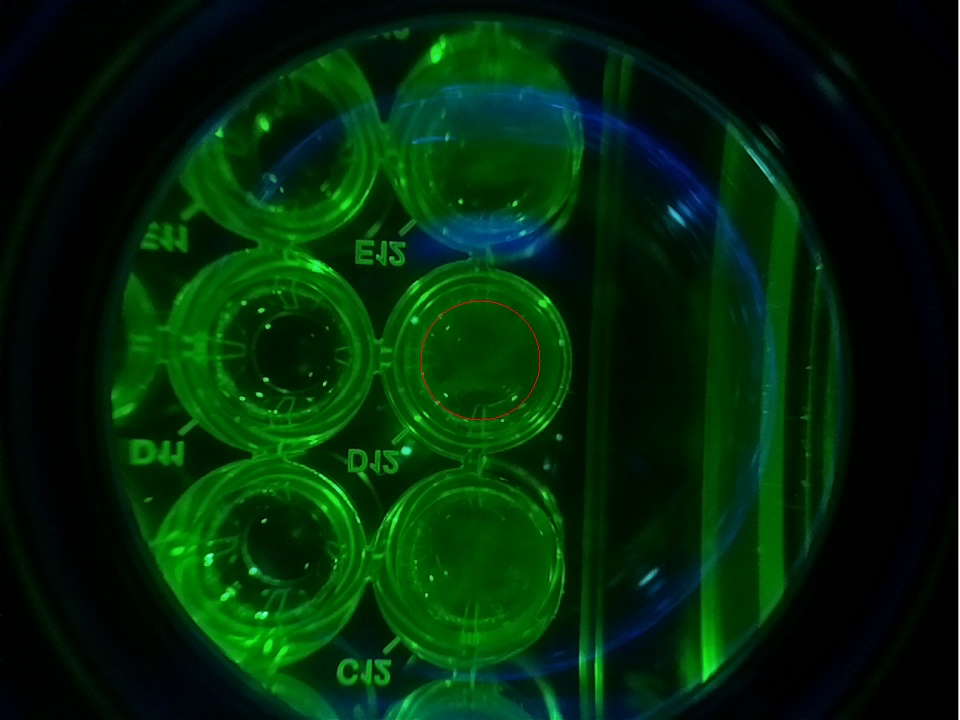
#> input picture OPTICS/20210117-BSA-T1/4/raw/IMG_20210119-003128.jpg, 960 x 720 px; its folder holds only this picture in this run
$ python bright_pixel_calculation.py
#> lines starting #> are read from the running program, lines starting #| are printed output that depends on the picture
import numpy as np
import cv2
from PIL import Image
import math
from imutils import paths
from mpl_toolkits.mplot3d import Axes3D
import matplotlib.pyplot as plt
from matplotlib import cm
from matplotlib.ticker import LinearLocator, FormatStrFormatter
import seaborn as sns
sns.set()

# threshold for the distribution threshold
threshold= 60
imagePathString = "./20210117-BSA-T1/4/raw/"
imagePaths=sorted(list(paths.list_images(imagePathString)))

for imagePath in imagePaths:
    imageName = imagePath[-23:-4]
    # print(imageName)

    # Load an color image
    img = cv2.imread(imagePath)
#> img is the input picture: shape (720, 960, 3); mean B, G, R 9.7, 40.1, 2.6

    # Convert cv image to pil
    img_pil = cv2.cvtColor(img, cv2.COLOR_BGR2RGB)
    data_focus = img_pil[360 - 60 * 2:360 + 60 * 2, 480 - 60 * 2:480 + 60 * 2, :]
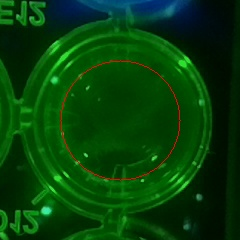
#> data_focus: shape (240, 240, 3); mean R, G, B 5.2, 64.1, 9.5
    img_focus = Image.fromarray(data_focus)

    # print(np.shape(data_focus[:, :, 0]))

    data_plot_x = []
    data_plot_y = []
    data_plot_z = []

    i = 0
    for x in range(360 - 60 * 2, 360 + 60 * 2):
        for y in range(480 - 60 * 2, 480 + 60 * 2):
            if ((x - 360) ** 2 + (y - 480) ** 2 < 25 ** 2):
                i += 1
                data_plot_x.append(x)
                data_plot_y.append(y)
                data_plot_z.append((0.2126 * img_pil[x, y, 0] + 0.7152 * img_pil[x, y, 1] + 0.00722 * img_pil[x, y, 2]))
#> after the loop, data_plot_x = 1941 values from 336 to 384; data_plot_y = 1941 values, max 504 at index 700, min 456 at index 652, mean 480; data_plot_z = 1941 values, max 57.82 at index 1910, min 40.05 at index 43, mean 46.44; i = 1941

    data_plot_x = np.array(data_plot_x)
    data_plot_y = np.array(data_plot_y)
    data_plot_z = np.array(data_plot_z)

    percentage = 0
    weighted_sum = 0
    for i in range(len(data_plot_z)):
        if data_plot_z[i] >threshold:
            percentage +=1
            weighted_sum += data_plot_z[i]
#> after the loop, percentage = 0; weighted_sum = 0
    percentage = percentage / len(data_plot_z)
    print(percentage, "", weighted_sum)
#| 0.0  0
